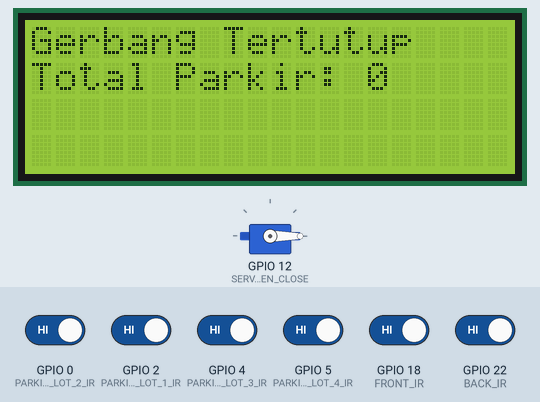
A sketch run on a simulated ESP32. Shown: servo, 20×4 character LCD. The test bench sets the inputs (shaded band); at power-on: GPIO 0 (PARKING_LOT_2_IR), GPIO 2 (PARKING_LOT_1_IR), GPIO 4 (PARKING_LOT_3_IR), GPIO 5 (PARKING_LOT_4_IR), GPIO 18 (FRONT_IR), GPIO 22 (BACK_IR) HIGH. WiFi joins after 1.5 s; servers stay silent unless stated.

Above: at 3.0 s.
3.1 s: GPIO 18 (FRONT_IR) driven LOW
At 4.2 s:
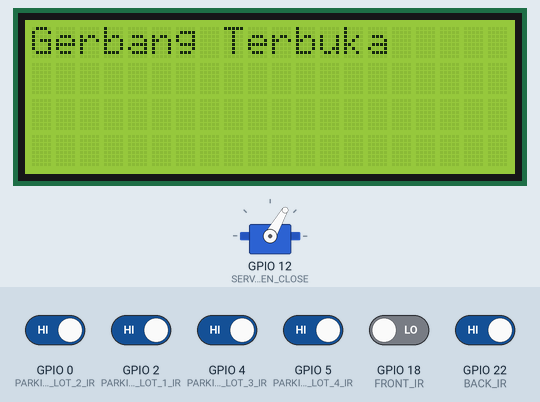
6.1 s: GPIO 18 (FRONT_IR) driven HIGH
At 8.3 s:
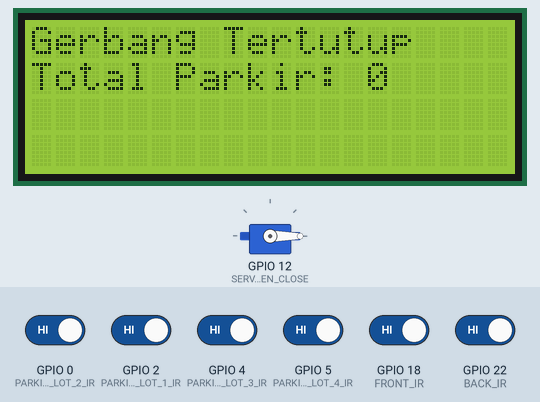
8.6 s: GPIO 0 (PARKING_LOT_2_IR) driven LOW
At 9.5 s:
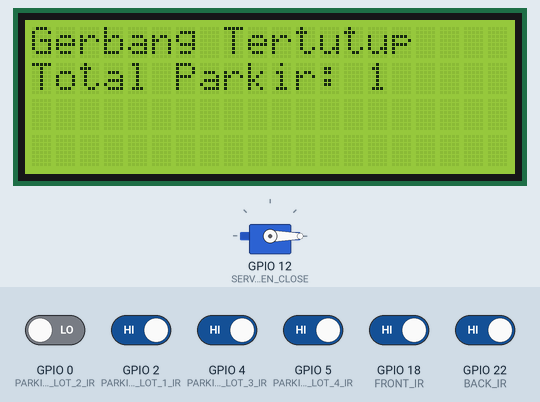
10.1 s: GPIO 2 (PARKING_LOT_1_IR) driven LOW
11.6 s: GPIO 4 (PARKING_LOT_3_IR) driven LOW
13.1 s: GPIO 5 (PARKING_LOT_4_IR) driven LOW
At 14.4 s:
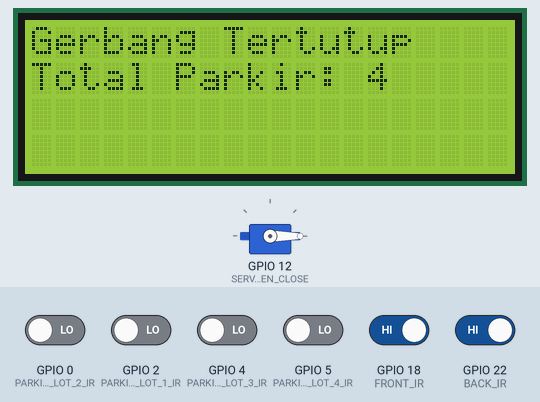
Timing chart, 0 to 15.6 s (numbered marks = the images above; inputs shaded):
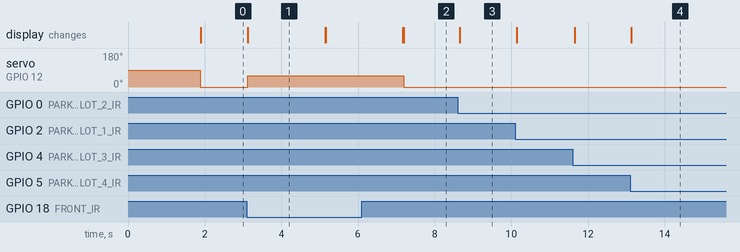

Measured:
- after the input at 3.1 s, servo on GPIO 12 (SERVO_OPEN_CLOSE): 0° → 60° at once; the display: changes at once (image 1)
- after the input at 6.1 s, servo on GPIO 12 (SERVO_OPEN_CLOSE): 60° → 0° after 1.1 s; the display: first differs from a run without the input after 1.1 s (image 2)
- after the input at 8.6 s, the display: changes after 0.06 s (image 3)
- after the input at 13.1 s, the display: changes at once (image 4)
- what the display in image 1 shows lasts 2.0 s, from 3.1 s to 5.1 s

The sketch:

AutomaticDetectParking.ino
```cpp
#define BLYNK_TEMPLATE_ID "TMPL6e6GjH6Nz"
#define BLYNK_TEMPLATE_NAME "ParkirOtomatis"
#define BLYNK_AUTH_TOKEN "jVREBtGAobmTjMx9VgLSQUXtZIL568B_"
#define SERVO_OPEN_CLOSE 12
#define FRONT_IR 18
#define BACK_IR 22
#define PARKING_LOT_1_IR 2
#define PARKING_LOT_2_IR 0
#define PARKING_LOT_3_IR 4
#define PARKING_LOT_4_IR 5
#define SDA_PIN 26
#define SCL_PIN 27
#define SSID_NAME "Anang's Home"
#define PASSWORD "qweiop123890"

#include <ESP32Servo.h>
#include <Wire.h>
#include <LiquidCrystal_I2C.h>
#include <WiFi.h>
#include <WiFiClient.h>
#include <BlynkSimpleEsp32.h>

LiquidCrystal_I2C lcd{0x27, 20, 4};
Servo myservo;

int counter = 0;
int prevStates[4] = {1, 1, 1, 1}; // Previous states for parking lot sensors

void setup() {
  Serial.begin(115200);
  myservo.attach(SERVO_OPEN_CLOSE);

  pinMode(FRONT_IR, INPUT);
  pinMode(BACK_IR, INPUT);

  pinMode(PARKING_LOT_1_IR, INPUT);
  pinMode(PARKING_LOT_2_IR, INPUT);
  pinMode(PARKING_LOT_3_IR, INPUT);
  pinMode(PARKING_LOT_4_IR, INPUT);

  Wire.begin(SCL_PIN, SDA_PIN);
  lcd.init();
  lcd.backlight();

  Blynk.begin(BLYNK_AUTH_TOKEN, SSID_NAME, PASSWORD);
}

void updateCounter(int currentState, int &prevState) {
  if (currentState == 0 && prevState == 1) {
    counter++; // Car entered
  } else if (currentState == 1 && prevState == 0) {
    counter--; // Car left
  }
  prevState = currentState;
}

void checkGate(int stateFront, int stateBack) {
  lcd.setCursor(0, 0);
  if (stateFront == 0 || stateBack == 0) {
    lcd.clear();
    lcd.print("Gerbang Terbuka");
    myservo.write(60);
    delay(2000);
  } else {
    lcd.print("Gerbang Tertutup");
    myservo.write(0);
  }
}

void displayParkingInfo() {
  if (counter < 0) counter = 0; // Ensure counter doesn't go below 0
  lcd.setCursor(0, 1);
  lcd.print("Total Parkir: ");
  lcd.print(counter);
  Blynk.virtualWrite(V0, "Total Parkir = " + String(counter));
}

void loop() {
  int stateFront = digitalRead(FRONT_IR);
  int stateBack = digitalRead(BACK_IR);

  // Read parking lot sensor states
  int states[] = {
    digitalRead(PARKING_LOT_1_IR),
    digitalRead(PARKING_LOT_2_IR),
    digitalRead(PARKING_LOT_3_IR),
    digitalRead(PARKING_LOT_4_IR)
  };

  checkGate(stateFront, stateBack);

  // Update the parking counter based on sensor states
  for (int i = 0; i < 4; i++) {
    updateCounter(states[i], prevStates[i]);
  }

  // Display the parking counter and send to Blynk
  displayParkingInfo();

  Blynk.run();
}
```
